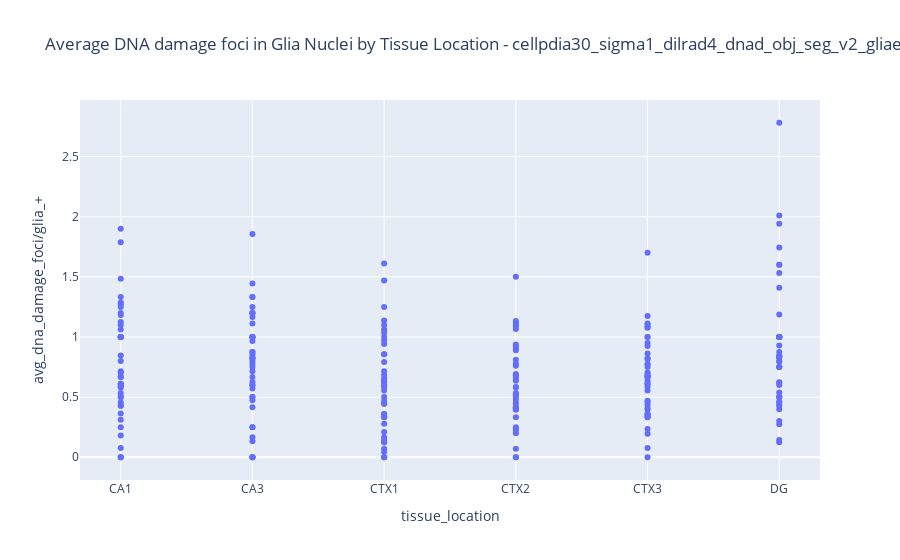

The cell this chart's notebook holds for it:
### Code cell
# Create the plot
fig = px.scatter(df, x='tissue_location', y='avg_dna_damage_foci/glia_+',
                 hover_data=['staining_id'], title=f"Average DNA damage foci in Glia Nuclei by Tissue Location - {title}")

# Show the plot
fig.show()

### Figure 1 — Plotly figure (JSON) as saved in the notebook; plotly's stock layout.template omitted (floating-point values rounded to 4 significant figures; data arrays with more than 128 entries replaced by an {"elided": "..."} marker saying what was removed)
{"data": [{"customdata": {"elided": "252x1 int values"}, "hovertemplate": "tissue_location=%{x}<br>avg_dna_damage_foci/glia_+=%{y}<br>staining_id=%{customdata[0]}<extra></extra>", "legendgroup": "", "marker": {"color": "#636efa", "symbol": "circle"}, "mode": "markers", "name": "", "orientation": "v", "showlegend": false, "type": "scatter", "x": {"elided": "252 str values"}, "xaxis": "x", "y": {"elided": "252 float values"}, "yaxis": "y"}], "layout": {"legend": {"tracegroupgap": 0}, "title": {"text": "Average DNA damage foci in Glia Nuclei by Tissue Location - cellpdia30_sigma1_dilrad4_dnad_obj_seg_v2_gliaero6_gliathr20_dnadero2"}, "xaxis": {"anchor": "y", "domain": [0, 1], "title": {"text": "tissue_location"}}, "yaxis": {"anchor": "x", "domain": [0, 1], "title": {"text": "avg_dna_damage_foci/glia_+"}}}}
